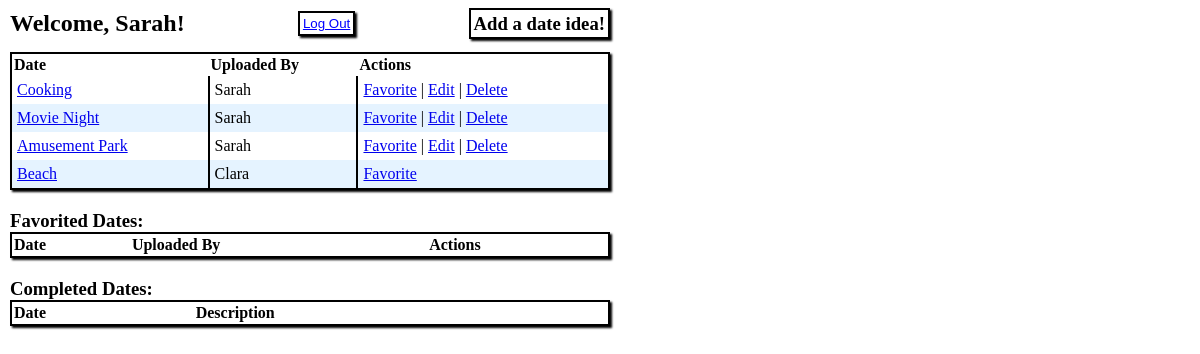
Page /success/ (signed in) on the committed database.
### date_app/models.py (models this page shows, shortened)
class User(models.Model):
    firstname = models.CharField(max_length=45)
    lastname = models.CharField(max_length=45)
    email = models.CharField(max_length=255)
    password = models.CharField(max_length=45)
    created_at = models.DateTimeField(auto_now_add=True)
    updated_at = models.DateTimeField(auto_now=True)
    objects = UsersManager()

class Date(models.Model):
    name = models.CharField(max_length=255)
    description = models.TextField()
    location = models.CharField(max_length=255)
    cost = models.CharField(max_length=5)
    liked_by = models.ManyToManyField(User, related_name="users_who_like")
    completed_by = models.ManyToManyField(User, related_name="users_who_complete")
    uploaded_by = models.ForeignKey(User, related_name = 'user_who_uploaded', on_delete = models.CASCADE)
    created_at = models.DateTimeField(auto_now_add=True)
    updated_at = models.DateTimeField(auto_now=True)
    objects = DateManager()

### date_app/views.py (the view)
# urls.py: path('success/', views.success),
def success(request):
    user = User.objects.get(id=request.session['id'])
    context = {
        "dates": Date.objects.all(),
        "user": user,
        "users": User.objects.all()
    }
    return render(request, 'success.html', context)

### date_app/templates/success.html (shortened to what this page needs)
<!DOCTYPE html>
<html lang='en'>
    <head>
        {% load static %}
        <link rel="stylesheet" href="{% static 'dashboard.css' %}">
    </head>
    <body>
        <div class="wrapper">
            <div class="top">
                <h2>Welcome, {{user.firstname}}!</h2>
                <form action="../../logout/">
                    <button class="button"> Log Out</button>
                </form>
                <h3><a class="button" href="../../add_date/">Add a date idea!</a></h3>
            </div>
            <div class="tables">
                <table>
                    <thead>
                        <th>Date</th>
                        <th>Uploaded By</th>
                        <th>Actions</th>
                    </thead>
                    {% for date in dates %}
                        {% if user not in date.liked_by.all %}
                            {% if user not in date.completed_by.all %}
                                <tr>
                                    <td><a href="../../view/{{ date.id }}/">{{ date.name }}</a></td>
                                    <td>{{ date.uploaded_by.firstname }}</td>
                                    {% if user == date.uploaded_by %}
                                        <td><a href="../../favorite/{{ date.id }}/">Favorite</a> | <a href="../../edit/{{ date.id }}/">Edit</a> | <a href="../../delete/{{ date.id }}/">Delete</a></td>
                                    {% endif %}
                                    {% if user != date.uploaded_by %}
                                        <td><a href="../../favorite/{{ date.id }}/">Favorite</a></td>
                                    {% endif %}
                                </tr>
                            {% endif %}
                        {% endif %}
                    {% endfor %}
                </table>
                <h3>Favorited Dates:</h3>
                <table>
                    <thead>
                        <th>Date</th>
                        <th>Uploaded By</th>
                        <th>Actions</th>
                    </thead>
                </table>
                <h3>Completed Dates:</h3>
                <table name="table1">
                    <thead>
                        <th>Date</th>
                        <th>Description</th>
                    </thead>
                </table>
            </div>
        </div>
    </body>
</html>

### date_app/static/dashboard.css (style rules this page uses)
* { margin: 0px; padding: 0px; }
.wrapper { width: 600px; padding: 10px; }
.top { display: flex; justify-content: space-between; align-items: center; width: 100%; margin-bottom: 15px; }
.top h3 { margin-top: 0px }
h3 { margin-top: 10px }
.button { text-decoration: none; color: black; border: 2px solid black; padding: 3px; box-shadow: 2px 2px 2px black; }
table tr:nth-child(even) td { background-color: #bfe0ff67 }
th { background-color: white; text-align: left; padding: 2px }
tr td { padding: 5px; }
table { width: 100%; margin-bottom: 20px; border: 2px solid black; border-collapse: collapse; box-shadow: 2px 2px 2px black; }
table td + td { border-left:2px solid black; }
form .button { background-color: white; color: blue; text-decoration: underline }

### rows in the picture
User: firstname "Sarah"
Date: name "Cooking", uploaded_by.firstname "Sarah"
Date: name "Movie Night", uploaded_by.firstname "Sarah"
Date: name "Amusement Park", uploaded_by.firstname "Sarah"
Date: name "Beach", uploaded_by.firstname "Clara"
